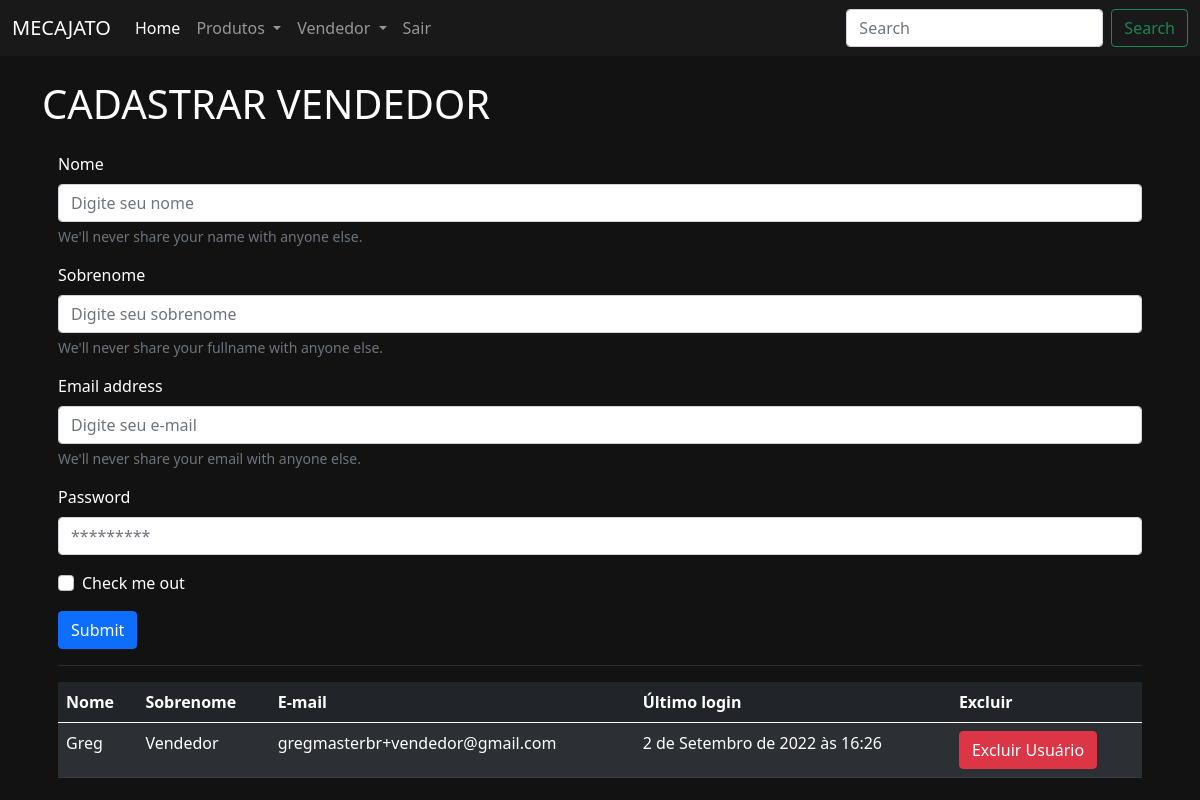
The page /auth/cadastrar_vendedor/ on the database as committed earlier.
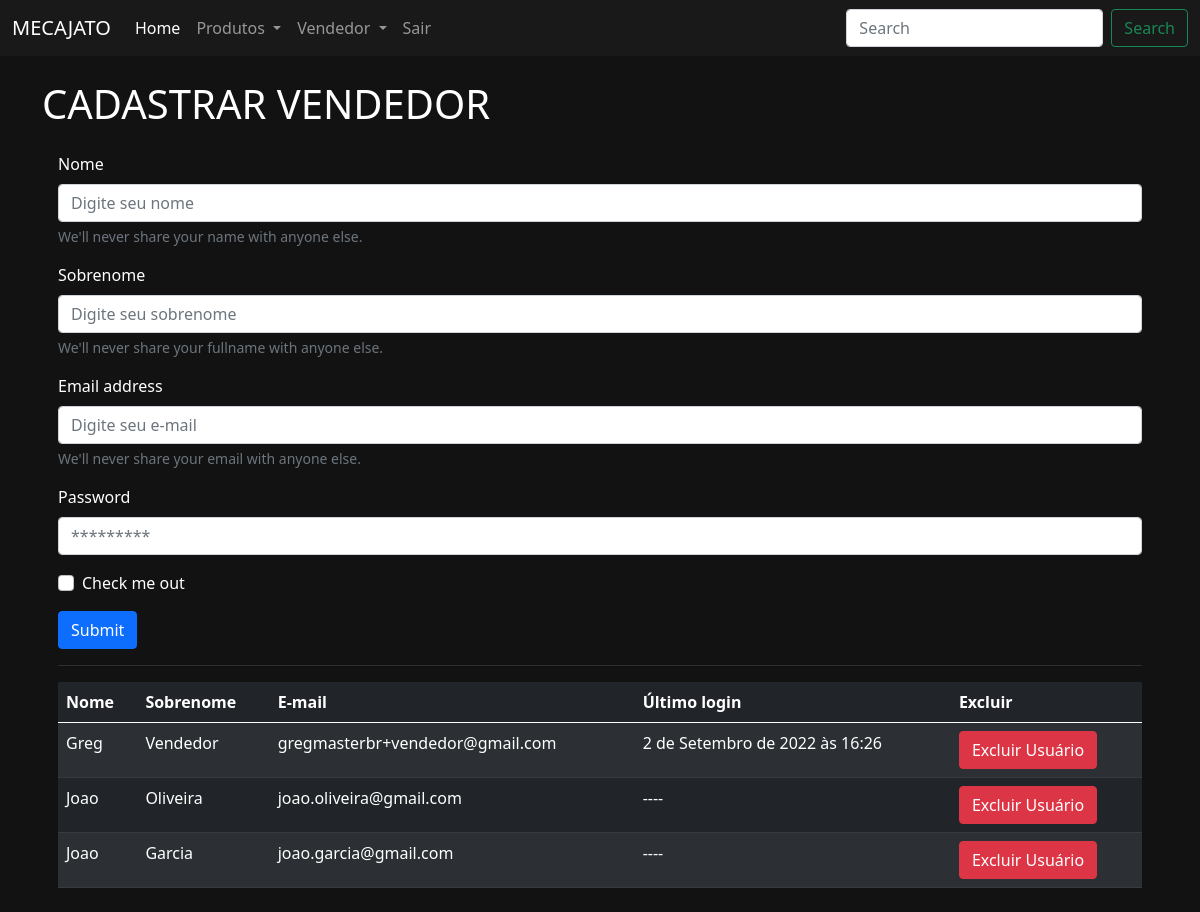
The same page on the database as committed later.
### construct/usuarios/models.py (models this page shows)
class Users(AbstractUser):
    choices_cargo = (
        ('V','Vendedor'),
        ('G', 'Gerente')
    )
    cargo = models.CharField(max_length=1, choices=choices_cargo)

### construct/usuarios/views.py (the view)
# urls.py: path('cadastrar_vendedor/', views.cadastrar_vendedor, name='cadastrar_vendedor'),
@has_permission_decorator('cadastrar_vendedor')
def cadastrar_vendedor(request):
    if request.method == "POST":
        nome = request.POST.get('nome')
        sobrenome = request.POST.get('sobrenome')
        email = request.POST.get('email')
        password = request.POST.get('password')
        user = Users.objects.filter(email=email)
        if user.exists():
            messages.add_message(request, constants.ERROR, 'Já existe o usuário')
            return HttpResponse('Já existe o usuário')
        user = Users.objects.create_user(first_name=nome,last_name=sobrenome,username=email, email=email, password=password, cargo="V")
        messages.add_message(request, constants.SUCCESS, 'Cadastro realizado com sucesso')
        return redirect(reverse('cadastrar_vendedor'))
    else:
        vendedores = Users.objects.filter(cargo="V")
        return render(request,'cadastrar_vendedor.html', {'vendedores':vendedores})

### construct/usuarios/templates/cadastrar_vendedor.html (shortened to what this page needs)
{% extends 'base.html' %}
{% load static %}
{% block 'body' %}
<div class="container">
    <h1 class="pt-4">CADASTRAR VENDEDOR</h1>
    <div class="my-4 px-3">
        <form action="{% url 'cadastrar_vendedor' %}" method="POST" name="">{% csrf_token %}
            <div class="mb-3">
              <label for="exampleInputNome" class="form-label">Nome</label>
              <input type="text" name="nome"class="form-control" id="exampleInputNome" aria-describedby="nomeHelp" placeholder="Digite seu nome">
              <div id="nomeHelp" class="form-text">We'll never share your name with anyone else.</div>
            </div>
            <div class="mb-3">
              <label for="exampleInputSobrenome" class="form-label">Sobrenome</label>
              <input type="text" name="sobrenome"class="form-control" id="exampleInputSobrenome" aria-describedby="sobrenomeHelp" placeholder="Digite seu sobrenome">
              <div id="sobrenomeHelp" class="form-text">We'll never share your fullname with anyone else.</div>
            </div>
            <div class="mb-3">
              <label for="exampleInputEmail1" class="form-label">Email address</label>
              <input type="email" name="email"class="form-control" id="exampleInputEmail1" aria-describedby="emailHelp" placeholder="Digite seu e-mail">
              <div id="emailHelp" class="form-text">We'll never share your email with anyone else.</div>
            </div>
            <div class="mb-3">
              <label for="exampleInputPassword1" class="form-label">Password</label>
              <input type="password" name="password" class="form-control" id="exampleInputPassword1" placeholder="*********">
            </div>
            <div class="mb-3 form-check">
              <input type="checkbox" class="form-check-input" id="exampleCheck1">
              <label class="form-check-label" for="exampleCheck1">Check me out</label>
            </div>
            <button type="submit" class="btn btn-primary">Submit</button>
        </form>
        <hr class="bg-hr">
        <table class="table table-striped table-dark table-hover">
          <thead>
            <tr>
              <th scope="col">Nome</th>
              <th scope="col">Sobrenome</th>
              <th scope="col">E-mail</th>
              <th scope="col">Último login</th>
              <th scope="col">Excluir</th>
            </tr>
          </thead>
          <tbody>
            {% for vendedor in vendedores %}
            <tr>
              <td>{{vendedor.first_name}}</td>
              <td>{{vendedor.last_name}}</td>
              <td>{{vendedor.email}}</td>
              <td>
                {% if not vendedor.last_login  %}
                  ----
                {% else %}
                  {{vendedor.last_login}}
                {% endif %}
              </td>
              <td><a href="{% url 'excluir_usuario' vendedor.id %}" role="button" class="btn btn-danger">Excluir Usuário</a></td>
            </tr>
            {% endfor %}
          </tbody>
      </table>
    </div>
</div>
{% endblock %}

### templates/base.html (shortened to what this page needs)
{% load static %}
<!doctype html>
<html lang="pt-BR">
  <head>
    <link href="https://cdn.jsdelivr.net/npm/bootstrap@5.0.2/dist/css/bootstrap.min.css" rel="stylesheet">
    <link href="{% static 'usuarios/css/main.css' %}" rel="stylesheet" />
  </head>
  <body class="fundo">
    <nav class="navbar navbar-expand-lg navbar-dark bg-nav">
      <div class="container-fluid">
        <a class="navbar-brand" href="#">MECAJATO</a>
        <div class="collapse navbar-collapse" id="navbarSupportedContent">
          <ul class="navbar-nav me-auto mb-2 mb-lg-0">
            <li class="nav-item">
              <a class="nav-link active" aria-current="page" href="#">Home</a>
            </li>
            <li class="nav-item dropdown">
              <a class="nav-link dropdown-toggle" href="#" id="navbarDropdown" role="button" data-bs-toggle="dropdown" aria-expanded="false">
                Produtos
              </a>
            </li>
            <li class="nav-item dropdown">
              <a class="nav-link dropdown-toggle" href="#" id="navbarDropdown" role="button" data-bs-toggle="dropdown" aria-expanded="false">
                Vendedor
              </a>
            </li>
            <li class="nav-item">
              <a class="nav-link " href="#" tabindex="-1" aria-disabled="true">Sair</a>
            </li>
          </ul>
          <form class="d-flex">
            <input class="form-control me-2" type="search" placeholder="Search" aria-label="Search">
            <button class="btn btn-outline-success" type="submit">Search</button>
          </form>
        </div>
      </div>
    </nav>
    {% block 'body' %}   {% endblock %}
  </body>
</html>

### templates/static/usuarios/css/main.css (style rules this page uses)
.fundo { background-color: #121212; color:#fff; }
.bg-nav { background-color: #191919; }
.bg-hr { background-color: gray; }

Rows that differ between the two databases and show on the page:
added Users: first_name "Joao", last_name "Oliveira", email "joao.oliveira@gmail.com"
added Users: first_name "Joao", last_name "Garcia", email "joao.garcia@gmail.com"
